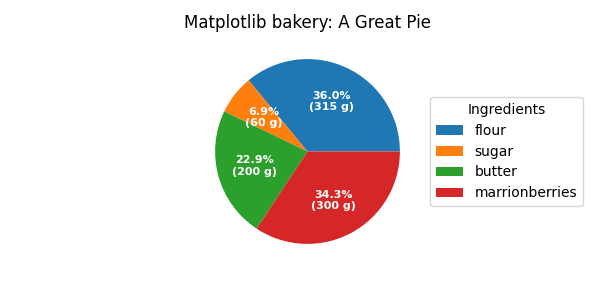

This figure's Python source:
#!/usr/bin/env python3
"""ALTA 3 | EGranillo | piecharts"""

import numpy as np
import matplotlib.pyplot as plt

fig, ax = plt.subplots(figsize=(6, 3), subplot_kw=dict(aspect="equal"))

recipe = ["315 g flour",
      "60 g sugar",
      "200 g butter",
      "300 g marrionberries"]

data = [float(x.split()[0]) for x in recipe]
ingredients = [x.split()[-1] for x in recipe]

def func(pct, allvals):
    absolute = int(np.round(pct/100.*np.sum(allvals)))
    return "{:.1f}%\n({:d} g)".format(pct, absolute)


wedges, texts, autotexts = ax.pie(data, autopct=lambda pct: func(pct, data),
                           textprops=dict(color="w"))

ax.legend(wedges, ingredients,
          title="Ingredients",
          loc="center left",
          bbox_to_anchor=(1, 0, 0.5, 1))

plt.setp(autotexts, size=8, weight="bold")

ax.set_title("Matplotlib bakery: A Great Pie")

plt.savefig("/home/student/mycode/graphing/piechart.png")
plt.savefig("/home/student/static/piechart.png")
